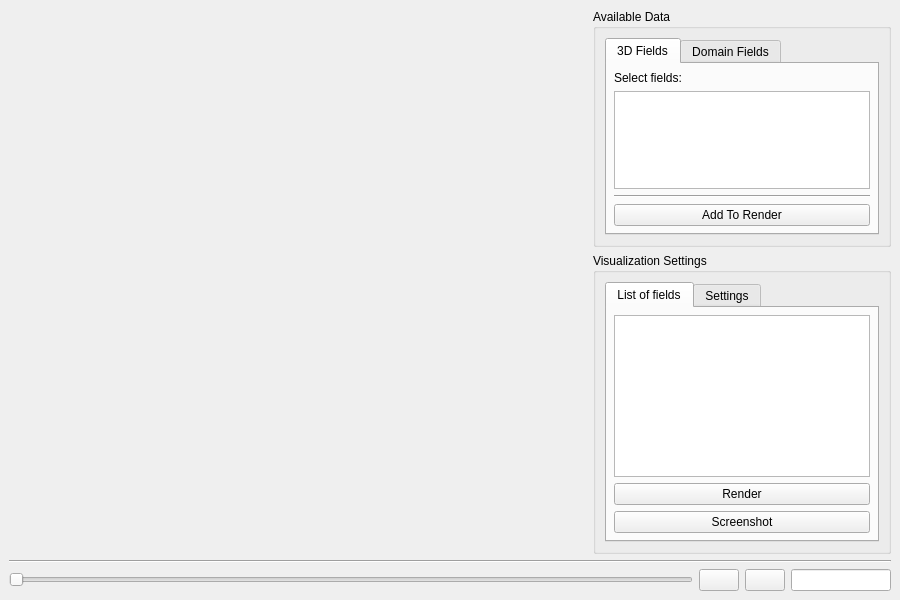
<?xml version="1.0" encoding="UTF-8"?>
<ui version="4.0">
 <class>Visualizer3Dvtk</class>
 <widget class="QMainWindow" name="Visualizer3Dvtk">
  <property name="geometry">
   <rect>
    <x>0</x>
    <y>0</y>
    <width>900</width>
    <height>600</height>
   </rect>
  </property>
  <property name="windowTitle">
   <string>3D Visualizer (VTK)</string>
  </property>
  <widget class="QWidget" name="centralwidget">
   <property name="enabled">
    <bool>true</bool>
   </property>
   <layout class="QHBoxLayout" name="horizontalLayout_5">
    <item>
     <layout class="QGridLayout" name="gridLayout">
      <item row="1" column="1">
       <widget class="Line" name="line">
        <property name="orientation">
         <enum>Qt::Horizontal</enum>
        </property>
       </widget>
      </item>
      <item row="2" column="1">
       <layout class="QHBoxLayout" name="horizontalLayout_2">
        <item>
         <widget class="QSlider" name="timeStep_Slider">
          <property name="sizePolicy">
           <sizepolicy hsizetype="Expanding" vsizetype="Minimum">
            <horstretch>0</horstretch>
            <verstretch>0</verstretch>
           </sizepolicy>
          </property>
          <property name="orientation">
           <enum>Qt::Horizontal</enum>
          </property>
         </widget>
        </item>
        <item>
         <widget class="QPushButton" name="prevStep_Button">
          <property name="text">
           <string/>
          </property>
         </widget>
        </item>
        <item>
         <widget class="QPushButton" name="nextStep_Button">
          <property name="text">
           <string/>
          </property>
         </widget>
        </item>
        <item>
         <widget class="QLineEdit" name="timeStep_LineEdit">
          <property name="maximumSize">
           <size>
            <width>100</width>
            <height>16777215</height>
           </size>
          </property>
         </widget>
        </item>
       </layout>
      </item>
      <item row="0" column="1">
       <layout class="QHBoxLayout" name="horizontalLayout_3">
        <item>
         <widget class="QWidget" name="plot_Widget" native="true">
          <property name="minimumSize">
           <size>
            <width>500</width>
            <height>500</height>
           </size>
          </property>
          <layout class="QVBoxLayout" name="plotWidget_layout">
           <property name="leftMargin">
            <number>0</number>
           </property>
           <property name="topMargin">
            <number>0</number>
           </property>
           <property name="rightMargin">
            <number>0</number>
           </property>
           <property name="bottomMargin">
            <number>0</number>
           </property>
          </layout>
         </widget>
        </item>
        <item>
         <widget class="QWidget" name="widget_2" native="true">
          <property name="sizePolicy">
           <sizepolicy hsizetype="Maximum" vsizetype="Preferred">
            <horstretch>0</horstretch>
            <verstretch>0</verstretch>
           </sizepolicy>
          </property>
          <property name="maximumSize">
           <size>
            <width>16777215</width>
            <height>16777215</height>
           </size>
          </property>
          <layout class="QVBoxLayout" name="verticalLayout_3">
           <property name="leftMargin">
            <number>0</number>
           </property>
           <property name="topMargin">
            <number>0</number>
           </property>
           <property name="rightMargin">
            <number>0</number>
           </property>
           <property name="bottomMargin">
            <number>0</number>
           </property>
           <item>
            <widget class="QGroupBox" name="groupBox_3">
             <property name="maximumSize">
              <size>
               <width>16777215</width>
               <height>16777215</height>
              </size>
             </property>
             <property name="title">
              <string>Available Data</string>
             </property>
             <layout class="QVBoxLayout" name="verticalLayout_6">
              <item>
               <widget class="QTabWidget" name="tabWidget">
                <property name="maximumSize">
                 <size>
                  <width>16777215</width>
                  <height>16777215</height>
                 </size>
                </property>
                <property name="currentIndex">
                 <number>0</number>
                </property>
                <widget class="QWidget" name="tab">
                 <attribute name="title">
                  <string>3D Fields</string>
                 </attribute>
                 <layout class="QVBoxLayout" name="verticalLayout_5">
                  <property name="leftMargin">
                   <number>7</number>
                  </property>
                  <property name="topMargin">
                   <number>7</number>
                  </property>
                  <property name="rightMargin">
                   <number>7</number>
                  </property>
                  <property name="bottomMargin">
                   <number>7</number>
                  </property>
                  <item>
                   <widget class="QLabel" name="label">
                    <property name="text">
                     <string>Select fields:</string>
                    </property>
                   </widget>
                  </item>
                  <item>
                   <widget class="QListView" name="availableFields_listView">
                    <property name="maximumSize">
                     <size>
                      <width>16777215</width>
                      <height>16777215</height>
                     </size>
                    </property>
                   </widget>
                  </item>
                  <item>
                   <widget class="Line" name="line_3">
                    <property name="orientation">
                     <enum>Qt::Horizontal</enum>
                    </property>
                   </widget>
                  </item>
                  <item>
                   <widget class="QPushButton" name="addToRender_Button">
                    <property name="sizePolicy">
                     <sizepolicy hsizetype="Minimum" vsizetype="Fixed">
                      <horstretch>0</horstretch>
                      <verstretch>0</verstretch>
                     </sizepolicy>
                    </property>
                    <property name="text">
                     <string>Add To Render</string>
                    </property>
                   </widget>
                  </item>
                 </layout>
                </widget>
                <widget class="QWidget" name="tab_2">
                 <attribute name="title">
                  <string>Domain Fields</string>
                 </attribute>
                 <layout class="QVBoxLayout" name="verticalLayout_2">
                  <property name="leftMargin">
                   <number>7</number>
                  </property>
                  <property name="topMargin">
                   <number>7</number>
                  </property>
                  <property name="rightMargin">
                   <number>7</number>
                  </property>
                  <property name="bottomMargin">
                   <number>7</number>
                  </property>
                 </layout>
                </widget>
               </widget>
              </item>
             </layout>
            </widget>
           </item>
           <item>
            <widget class="QGroupBox" name="groupBox_4">
             <property name="title">
              <string>Visualization Settings</string>
             </property>
             <layout class="QVBoxLayout" name="verticalLayout_8">
              <item>
               <widget class="QTabWidget" name="tabWidget_2">
                <property name="currentIndex">
                 <number>0</number>
                </property>
                <widget class="QWidget" name="tab_3">
                 <attribute name="title">
                  <string>List of fields</string>
                 </attribute>
                 <layout class="QVBoxLayout" name="verticalLayout_9">
                  <property name="leftMargin">
                   <number>7</number>
                  </property>
                  <property name="topMargin">
                   <number>7</number>
                  </property>
                  <property name="rightMargin">
                   <number>7</number>
                  </property>
                  <property name="bottomMargin">
                   <number>7</number>
                  </property>
                  <item>
                   <widget class="QListWidget" name="fieldsToRender_listWidget"/>
                  </item>
                  <item>
                   <widget class="QPushButton" name="render_pushButton">
                    <property name="text">
                     <string>Render</string>
                    </property>
                   </widget>
                  </item>
                  <item>
                   <widget class="QPushButton" name="screenshotButton">
                    <property name="text">
                     <string>Screenshot</string>
                    </property>
                   </widget>
                  </item>
                 </layout>
                </widget>
                <widget class="QWidget" name="tab_4">
                 <attribute name="title">
                  <string>Settings</string>
                 </attribute>
                 <layout class="QVBoxLayout" name="verticalLayout">
                  <property name="leftMargin">
                   <number>7</number>
                  </property>
                  <property name="topMargin">
                   <number>7</number>
                  </property>
                  <property name="rightMargin">
                   <number>7</number>
                  </property>
                  <property name="bottomMargin">
                   <number>7</number>
                  </property>
                  <item>
                   <widget class="QLabel" name="label_2">
                    <property name="text">
                     <string>Background color:</string>
                    </property>
                   </widget>
                  </item>
                  <item>
                   <layout class="QHBoxLayout" name="horizontalLayout">
                    <item>
                     <widget class="QRadioButton" name="black_bg_radioButton">
                      <property name="text">
                       <string>Black</string>
                      </property>
                      <property name="checked">
                       <bool>true</bool>
                      </property>
                     </widget>
                    </item>
                    <item>
                     <widget class="QRadioButton" name="white_bg_radioButton">
                      <property name="text">
                       <string>White</string>
                      </property>
                     </widget>
                    </item>
                   </layout>
                  </item>
                  <item>
                   <widget class="QLabel" name="label_6">
                    <property name="text">
                     <string>Show:</string>
                    </property>
                   </widget>
                  </item>
                  <item>
                   <layout class="QHBoxLayout" name="horizontalLayout_4">
                    <item>
                     <widget class="QCheckBox" name="axes_checkBox">
                      <property name="text">
                       <string>Axes</string>
                      </property>
                      <property name="checked">
                       <bool>true</bool>
                      </property>
                     </widget>
                    </item>
                    <item>
                     <widget class="QCheckBox" name="logo_checkBox">
                      <property name="text">
                       <string>Logo</string>
                      </property>
                      <property name="checked">
                       <bool>true</bool>
                      </property>
                     </widget>
                    </item>
                    <item>
                     <widget class="QCheckBox" name="cbar_checkBox">
                      <property name="text">
                       <string>Colorbars</string>
                      </property>
                     </widget>
                    </item>
                   </layout>
                  </item>
                  <item>
                   <widget class="QLabel" name="label_3">
                    <property name="text">
                     <string>Brightness:</string>
                    </property>
                   </widget>
                  </item>
                  <item>
                   <widget class="QSlider" name="brightness_horizontalSlider">
                    <property name="orientation">
                     <enum>Qt::Horizontal</enum>
                    </property>
                   </widget>
                  </item>
                  <item>
                   <widget class="QLabel" name="label_4">
                    <property name="text">
                     <string>Contrast:</string>
                    </property>
                   </widget>
                  </item>
                  <item>
                   <widget class="QSlider" name="contrast_horizontalSlider">
                    <property name="orientation">
                     <enum>Qt::Horizontal</enum>
                    </property>
                   </widget>
                  </item>
                  <item>
                   <widget class="QLabel" name="label_5">
                    <property name="text">
                     <string>Render quality:</string>
                    </property>
                   </widget>
                  </item>
                  <item>
                   <widget class="QComboBox" name="quality_comboBox"/>
                  </item>
                  <item>
                   <spacer name="verticalSpacer">
                    <property name="orientation">
                     <enum>Qt::Vertical</enum>
                    </property>
                    <property name="sizeHint" stdset="0">
                     <size>
                      <width>20</width>
                      <height>40</height>
                     </size>
                    </property>
                   </spacer>
                  </item>
                 </layout>
                </widget>
               </widget>
              </item>
             </layout>
            </widget>
           </item>
          </layout>
         </widget>
        </item>
       </layout>
      </item>
     </layout>
    </item>
   </layout>
  </widget>
  <action name="actionOpen_Folder">
   <property name="text">
    <string>Open Folder</string>
   </property>
  </action>
  <action name="actionMake_video">
   <property name="text">
    <string>Create animation</string>
   </property>
  </action>
  <action name="actionAbout">
   <property name="text">
    <string>About</string>
   </property>
  </action>
  <action name="actionParticle_Tracker">
   <property name="text">
    <string>Particle Tracker</string>
   </property>
  </action>
  <action name="actionSimulation_parameters">
   <property name="text">
    <string>Simulation parameters</string>
   </property>
  </action>
 </widget>
 <resources/>
 <connections/>
</ui>
